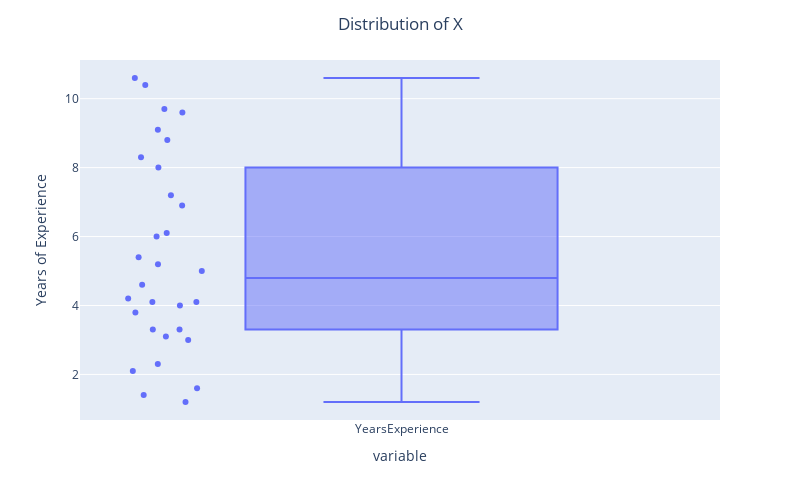

The cell this chart's notebook holds for it:
### Markdown cell above
#### Now we can start looking at some plots to visualize our data and verify one of the assumptions of Linear Regression. First, lets look at some boxplots.

### Code cell
# Responsive boxplot for X variable

# Creates boxplot
fig = px.box(df2['YearsExperience'], points = 'all')

# Creates titles and adjust size
fig.update_layout(title = f'Distribution of X', title_x = 0.5, yaxis_title = 'Years of Experience', width = 800, height = 500)

# Shows plot
fig.show()

### Figure 1 — Plotly figure (JSON) as saved in the notebook; plotly's stock layout.template omitted (floating-point values rounded to 4 significant figures)
{"data": [{"alignmentgroup": "True", "boxpoints": "all", "hovertemplate": "variable=%{x}<br>value=%{y}<extra></extra>", "legendgroup": "", "marker": {"color": "#636efa"}, "name": "", "notched": false, "offsetgroup": "", "orientation": "v", "showlegend": false, "type": "box", "x": ["YearsExperience", "YearsExperience", "YearsExperience", "YearsExperience", "YearsExperience", "YearsExperience", "YearsExperience", "YearsExperience", "YearsExperience", "YearsExperience", "YearsExperience", "YearsExperience", "YearsExperience", "YearsExperience", "YearsExperience", "YearsExperience", "YearsExperience", "YearsExperience", "YearsExperience", "YearsExperience", "YearsExperience", "YearsExperience", "YearsExperience", "YearsExperience", "YearsExperience", "YearsExperience", "YearsExperience", "YearsExperience", "YearsExperience", "YearsExperience"], "x0": " ", "xaxis": "x", "y": [1.2, 1.4, 1.6, 2.1, 2.3, 3, 3.1, 3.3, 3.3, 3.8, 4, 4.1, 4.1, 4.2, 4.6, 5, 5.2, 5.4, 6, 6.1, 6.9, 7.2, 8, 8.3, 8.8, 9.1, 9.6, 9.7, 10.4, 10.6], "y0": " ", "yaxis": "y"}], "layout": {"boxmode": "group", "height": 500, "legend": {"tracegroupgap": 0}, "margin": {"t": 60}, "title": {"text": "Distribution of X", "x": 0.5}, "width": 800, "xaxis": {"anchor": "y", "domain": [0, 1], "title": {"text": "variable"}}, "yaxis": {"anchor": "x", "domain": [0, 1], "title": {"text": "Years of Experience"}}}}
